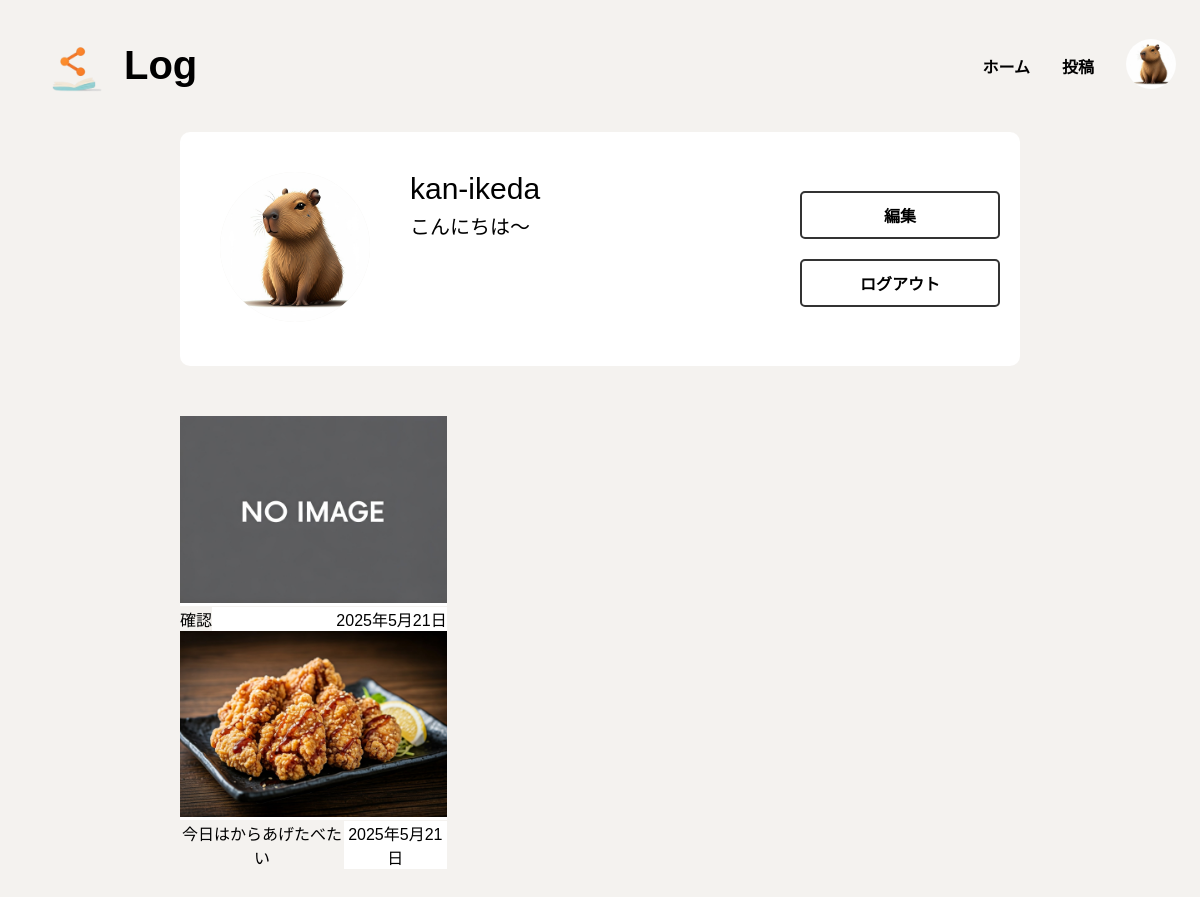
/mypage/ (signed in), run on an earlier commit of the app's database.
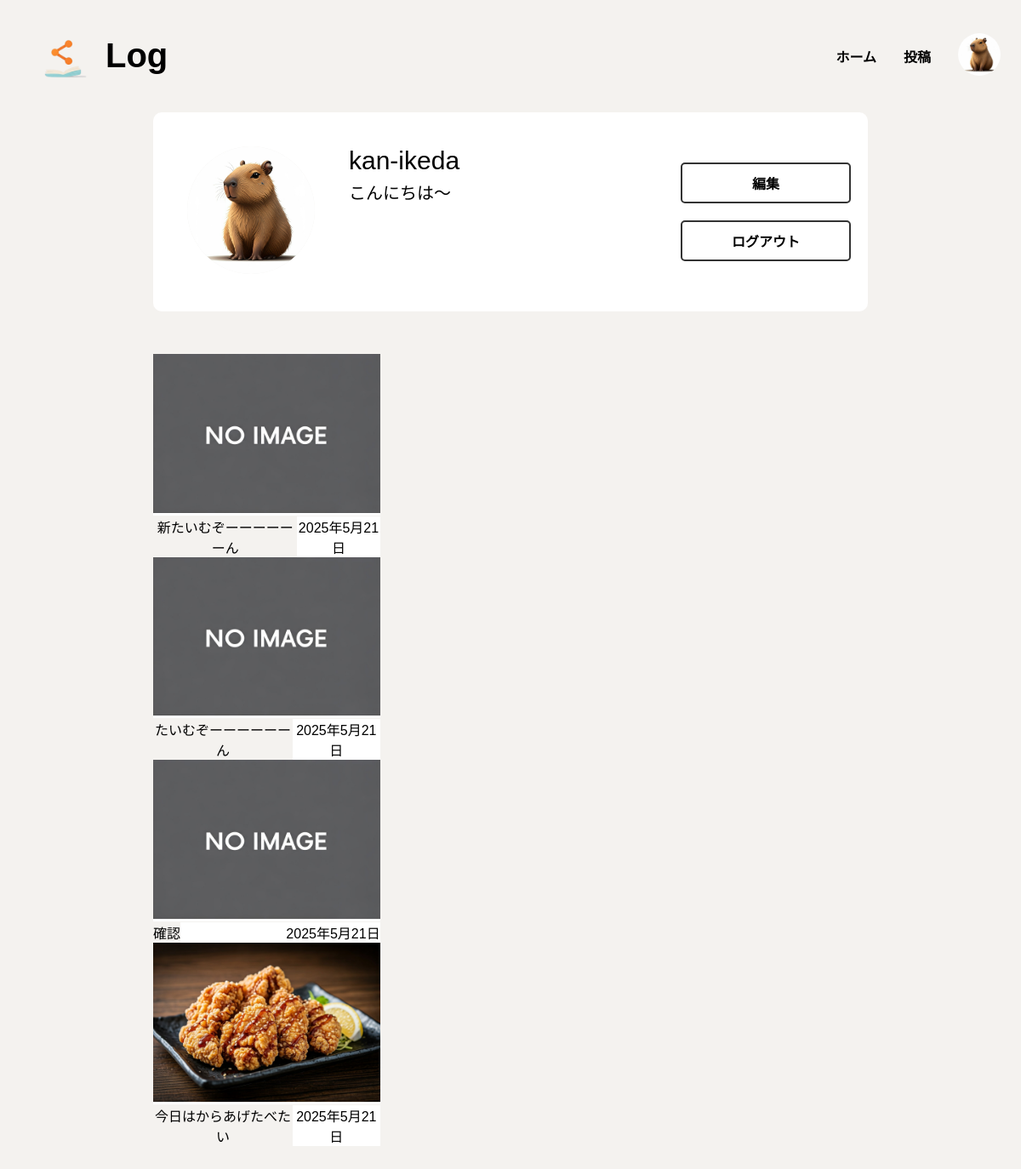
And on a later commit of the database.
### mylog/models.py (models this page shows, shortened)
class Log(models.Model):
    title = models.CharField('タイトル', max_length=100)
    image = models.ImageField('画像', upload_to='logs/', blank=True, null=True)
    date = models.DateField('日付', auto_now_add=True)
    author = models.ForeignKey(User, on_delete=models.CASCADE, verbose_name='作者')
    content = models.TextField('内容', blank=True, null=True)
    tags = models.ManyToManyField(Tag, related_name='タグ')
    datetime = models.DateTimeField(auto_now_add=True)

### mylog/views.py (the view)
# urls.py: path('mypage/', views.MyPageView.as_view(),name= 'mypage'), #マイページ
class MyPageView(LoginRequiredMixin, ListView):
    model = Log
    template_name = 'mylog/mypage.html'
    context_object_name = 'logs'
    def get_queryset(self):
        return Log.objects.filter(author=self.request.user).order_by('-datetime')
    def get_context_data(self, **kwargs):
        context = super().get_context_data(**kwargs)
        context['profile'] = self.request.user.profile  # profile を追加
        return context

### templates/mylog/mypage.html (shortened to what this page needs)
{% extends 'base.html' %}
{% load static %}
{% block extra_css %}
<link rel="stylesheet" type="text/css" href="{% static 'css/mypage.css' %}">
<link rel="stylesheet" type="text/css" href="{% static 'css/log_list.css' %}">
{% endblock %}
{% block content %}
<div class="mypage">
    <div class="profile">
        <div class="icon bg-w">
            {% if profile.avatar %}
            <img src="{{ profile.avatar.url }}" alt="アバター">
            {% else %}
            <img src="{% static 'images/user_ikon.jpg' %}" alt="アバターなし">
            {% endif %}
        </div>
        <div class="profile_name bg-w">
            <div class="username bg-w">
                {{ user.username }}
            </div>
            <div class="bio bg-w">
                {{ profile.bio }}
            </div>
        </div>
        <div class="profile_btn bg-w">
            <a href="{% url 'accounts:profile' %}" class="btn_simple">編集</a>
            <form method="post" action="{% url 'accounts:logout' %}">
                <button type="submit" class="btn_simple bg-w">ログアウト</button>
            </form>
        </div>
    </div>
    <div class="userlogs">
        {% for log in logs %}
        <div class="log">
            {% if log.image %}
            <div class="log_img"><a href="{% url 'mylog:log_detail' log.pk %}" class="bg-w"><img src="{{ log.image.url }}"
                        alt="投稿画像"></a></div>
            {% else %}
            <div class="log_img"><a href="{% url 'mylog:log_detail' log.pk %}" class="bg-w"><img
                        src="{% static 'images/NoImage.jpg' %}" alt="投稿画像"></a>
                {% endif %}
                <div class="title_user">
                    <div class="log_title"><a href="{% url 'mylog:log_detail' log.pk %}">{{ log.title }}</a></div>
                    <div class="log_date bg-w"><a href="{% url 'mylog:log_detail' log.pk %}" class="bg-w">{{ log.date }}</a></div>
                </div>
            </div>
            {% endfor %}
        </div>
    </div>
    {% endblock %}

What changed in the data, as far as the page shows it:
added Log: title "新たいむぞーーーーーーん", date "2025年5月21日"
added Log: title "たいむぞーーーーーーん", date "2025年5月21日"
